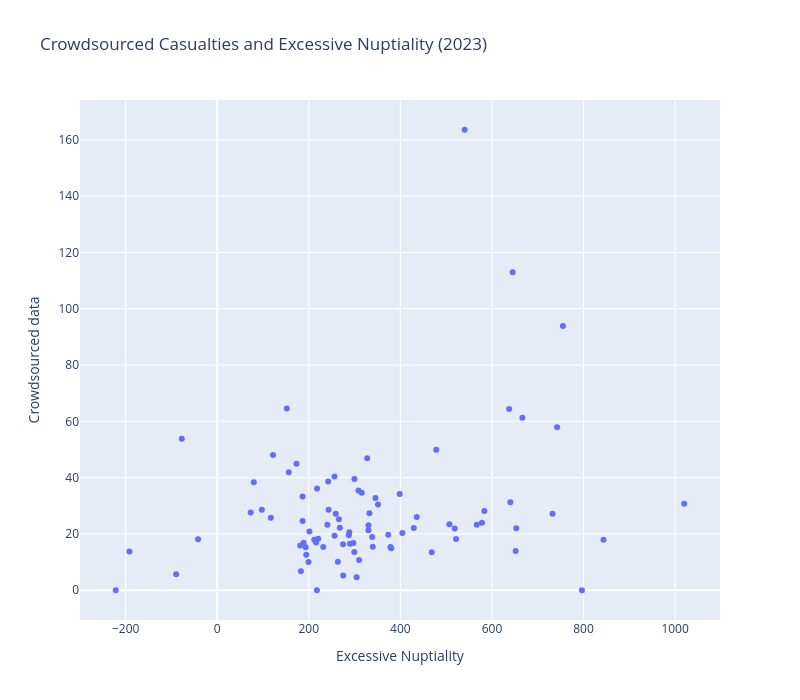

Write notebook code for a chart like this one.
### Code cell
fig = px.scatter(
    df_full[df_full["Year"] == 2023],
    x='ex_nup_per100k',
    y='Volunteers_pc',
    hover_name='Region',
    title="Crowdsourced Casualties and Excessive Nuptiality (2023)",
    labels={"ex_nup_per100k": "Excessive Nuptiality", "Volunteers_pc": "Crowdsourced data"},
    width=800, height=700
)



fig.show()

### Figure 1 — Plotly figure (JSON) as saved in the notebook; plotly's stock layout.template omitted (floating-point values rounded to 4 significant figures)
{"data": [{"hovertemplate": "<b>%{hovertext}</b><br><br>Excessive Nuptiality=%{x}<br>Crowdsourced data=%{y}<extra></extra>", "hovertext": ["Алтайский край", "Амурская область", "Архангельская область без АО", "Астраханская область", "Белгородская область", "Брянская область", "Владимирская область", "Волгоградская область", "Вологодская область", "Воронежская область", "Москва", "Санкт-Петербург", "Севастополь", "Еврейская АО", "Забайкальский край", "Ивановская область", "Иркутская область", "Кабардино-Балкария", "Калининградская область", "Калужская область", "Камчатский край", "Карачаево-Черкесия", "Кемеровская область", "Кировская область", "Костромская область", "Краснодарский край", "Красноярский край", "Курганская область", "Курская область", "Ленинградская область", "Липецкая область", "Магаданская область", "Московская область", "Мурманская область", "Ненецкий АО", "Нижегородская область", "Новгородская область", "Новосибирская область", "Омская область", "Оренбургская область", "Орловская область", "Пензенская область", "Пермский край", "Приморский край", "Псковская область", "Республика Адыгея", "Республика Алтай", "Республика Башкортостан", "Республика Бурятия", "Республика Дагестан", "Республика Ингушетия", "Республика Калмыкия", "Республика Карелия", "Республика Коми", "Республика Крым", "Республика Марий Эл", "Республика Мордовия", "Якутия", "Северная Осетия", "Республика Татарстан", "Республика Тыва", "Республика Хакасия", "Ростовская область", "Рязанская область", "Самарская область", "Саратовская область", "Сахалинская область", "Свердловская область", "Смоленская область", "Ставропольский край", "Тамбовская область", "Тверская область", "Томская область", "Тульская область", "Тюменская область без АО", "Удмуртская Республика", "Ульяновская область", "Хабаровский край", "Ханты-Мансийский АО", "Челябинская область", "Чеченская Республика", "Чувашская Республика", "Чукотский АО", "Ямало-Hенецкий АО", "Ярославская область"], "legendgroup": "", "marker": {"color": "#636efa", "symbol": "circle"}, "mode": "markers", "name": "", "orientation": "v", "showlegend": false, "type": "scatter", "x": [435.8, 1020.0, 315.6, 79.83, 345.6, 212.0, 288.5, 287.6, 308.5, 265.8, 304.4, 263.5, 193.2, 796.4, 742.2, 339.8, 351.1, -41.84, 653.2, 186.5, 637.6, 199.3, 518.7, 299.7, 468.6, 274.8, 373.6, 398.6, 240.6, 299.4, 243.3, 507.1, 338.4, 258.8, 217.7, 194.5, 478.4, 429.3, 566.8, 173.0, 218.1, 215.9, 327.6, 732.2, 578.2, 275.1, 645.1, 156.2, 755.1, -191.7, -89.72, 152.1, 583.4, 242.3, 181.3, 186.5, 117.1, 332.4, -77.35, 256.2, 666.5, 640.2, 256.3, 182.7, 231.6, 330.3, 843.6, 404.4, 378.1, 188.7, 122.0, 380.1, 220.5, 309.8, 521.6, 97.46, 267.9, 651.8, 201.4, 330.2, -221.6, 73.11, 540.6, 290.0, 297.5], "xaxis": "x", "y": [26.05, 30.75, 34.6, 38.34, 32.74, 17.97, 20.56, 19.51, 35.44, 25.21, 4.608, 10.16, 15.23, 0.0, 57.93, 15.42, 30.47, 18.09, 22.01, 24.59, 64.41, 9.994, 21.91, 39.54, 13.46, 16.37, 19.7, 34.16, 23.23, 13.57, 28.58, 23.48, 18.94, 27.14, 0.0, 12.58, 49.91, 22.11, 23.24, 44.96, 36.17, 16.93, 46.92, 27.16, 23.94, 5.224, 113.0, 41.94, 93.83, 13.74, 5.696, 64.57, 28.12, 38.62, 15.86, 33.28, 25.78, 27.37, 53.82, 40.44, 61.24, 31.24, 19.39, 6.756, 15.36, 23.08, 17.96, 20.31, 15.4, 16.9, 48.05, 14.9, 18.3, 10.7, 18.25, 28.56, 22.17, 13.91, 20.86, 21.31, 0.0, 27.58, 163.6, 16.52, 16.78], "yaxis": "y"}], "layout": {"height": 700, "legend": {"tracegroupgap": 0}, "title": {"text": "Crowdsourced Casualties and Excessive Nuptiality (2023)"}, "width": 800, "xaxis": {"anchor": "y", "domain": [0, 1], "title": {"text": "Excessive Nuptiality"}}, "yaxis": {"anchor": "x", "domain": [0, 1], "title": {"text": "Crowdsourced data"}}}}
